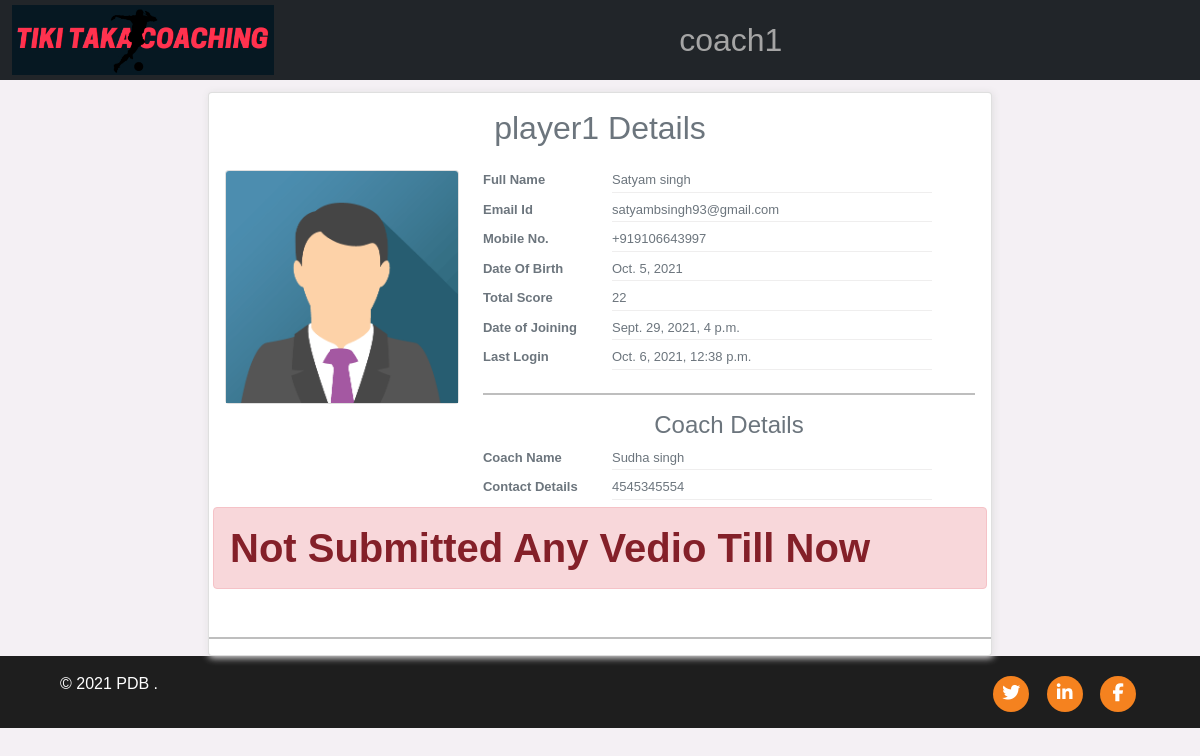
The app's page /player/viewprofile/16 (signed in) with its own data.
### Players/models.py (models this page shows, shortened)
class User(AbstractUser):
    UserType = models.CharField(max_length=50)
    USERNAME_FIELD = 'username'
    REQUIRED_FIELDS = []
    def __str__(self):
        return f"{self.username}"

class PlayerData(models.Model):
    PlayerId = models.OneToOneField(User,on_delete=models.CASCADE,primary_key=True)
    PlayerCellNumber=models.CharField(max_length=15,blank=True)
    PlayerDob = models.DateField(null=True,blank=True)
    CoachName = models.ForeignKey('Coach.CoachData',on_delete=models.CASCADE,null=True)
    score = models.IntegerField(default=0)

### Coach/models.py (models this page shows, shortened)
class CoachData(models.Model):
    CoachId = models.OneToOneField(User,on_delete=models.CASCADE,primary_key=True)
    CoachDetails = models.CharField(max_length=200)
    CoachNumber = models.CharField(max_length=15,unique=True)

### Players/views.py (the view)
# urls.py: path('player/viewprofile/<int:pk>',ViewPlayerProfile,name='playerprofile'),
def ViewPlayerProfile(request,pk):
    player = PlayerData.objects.get(pk=pk)
    user = User.objects.get(username = player.PlayerId)
    submission = VedioSubmission.objects.filter(player__PlayerId=player.PlayerId,submit = True)
    try :
        coach = CoachData.objects.get(CoachId = player.CoachName)
    except:
        coach = None
    context ={
        'player':player,
        'user':user,
        'submission':submission,
        'coach':coach,
        'pp':0
    }
    return render(request,'player/profile.html',context);

### templates/player/profile.html (shortened to what this page needs)
{% extends 'base.html' %}
{% load static %}
{% block content %}
<div class="container-fluid">
    <div class=" col-xs-12 col-sm-12  col-md-12 offset-lg-2 col-lg-8 col-xl-8 pad_top">
        <div class="card card_box">
            <div class="card-body">
                <h4 class="card-title titlecenter fs-2">{{user.username}} Details</h4>
                <div class="row pad_top">
                    <div
                        class="col-xs-4 offset-sm-4 col-sm-4 col-md-4 offset-lg-0 col-lg-4  offset-lg-0 col-xl-4 pad_top">
                        <div class="card">
                            <div class="">
                                <p class="card-text"> <img class="card-img-top" src="{% static 'images/student.png' %}"
                                        alt="Card image"></p>
                            </div>
                        </div>
                    </div>
                    <div class="col-12 col-sm-12 col-md-12 col-lg-8 col-xl-8 pad_top">
                        <div class="row">
                            <div class="col-6 col-sm-3 col-md-3 col-lg-3 col-xl-3">
                                <p class="marbot titlesize">Full Name </p>
                            </div>
                            <div class="col-12 col-sm-8 col-md-8 col-lg-8 col-xl-8">
                                <p class="marbot borderbot">{{user.first_name}} {{user.last_name}}</p>
                            </div>
                        </div>
                        <div class="row">
                            <div class="col-12 col-sm-3 col-md-3 col-lg-3 col-xl-3">
                                <p class="marbot titlesize">Email Id </p>
                            </div>
                            <div class="col-12 col-sm-8 col-md-8 col-lg-8 col-xl-8">
                                <p class="marbot borderbot">{{user.email}}</p>
                            </div>
                        </div>
                        <div class="row">
                            <div class="col-12 col-sm-3 col-md-3 col-lg-3 col-xl-3">
                                <p class="marbot titlesize">Mobile No.</p>
                            </div>
                            <div class="col-12 col-sm-8 col-md-8 col-lg-8 col-xl-8">
                                <p class="marbot borderbot"> {% if player.PlayerCellNumber %}
                                    {{player.PlayerCellNumber}} {% else %} Details not available {% endif %}</p>
                            </div>
                        </div>
                        <div class="row">
                            <div class="col-12 col-sm-3 col-md-3 col-lg-3 col-xl-3">
                                <p class="marbot titlesize">Date Of Birth </p>
                            </div>
                            <div class="col-12 col-sm-8 col-md-8 col-lg-8 col-xl-8">
                                <p class="marbot borderbot"> {% if player.PlayerDob %} {{player.PlayerDob}} {% else %}
                                    Details not available {% endif %}</p>
                            </div>
                        </div>
                        <div class="row">
                            <div class="col-12 col-sm-3 col-md-3 col-lg-3 col-xl-3">
                                <p class="marbot titlesize">Total Score</p>
                            </div>
                            <div class="col-12 col-sm-8 col-md-8 col-lg-8 col-xl-8">
                                <p class="marbot borderbot">{{player.score}}</p>
                            </div>
                        </div>
                        <div class="row">
                            <div class="col-12 col-sm-3 col-md-3 col-lg-3 col-xl-3">
                                <p class="marbot titlesize">Date of Joining</p>
                            </div>
                            <div class="col-12 col-sm-8 col-md-8 col-lg-8 col-xl-8">
                                <p class="marbot borderbot"> {{user.date_joined}}</p>
                            </div>
                        </div>
                        <div class="row">
                            <div class="col-12 col-sm-3 col-md-3 col-lg-3 col-xl-3">
                                <p class="marbot titlesize">Last Login</p>
                            </div>
                            <div class="col-12 col-sm-8 col-md-8 col-lg-8 col-xl-8">
                                <p class="marbot borderbot"> {{user.last_login}}</p>
                            </div>
                        </div>
                        <hr>
                        {% if coach %}
                        <h4 class="card-title titlecenter">Coach Details</h4>
                        <div class="row">
                            <div class="col-12 col-sm-3 col-md-3 col-lg-3 col-xl-3">
                                <p class="marbot titlesize">Coach Name </p>
                            </div>
                            <div class="col-12 col-sm-8 col-md-8 col-lg-8 col-xl-8">
                                <p class="marbot borderbot"> {{coach.CoachId.first_name}}  {{coach.CoachId.last_name}}</p>
                            </div>
                        </div>
                        <div class="row">
                            <div class="col-12 col-sm-3 col-md-3 col-lg-3 col-xl-3">
                                <p class="marbot titlesize">Contact Details  </p>
                            </div>
                            <div class="col-12 col-sm-8 col-md-8 col-lg-8 col-xl-8">
                                <p class="marbot borderbot">{{coach.CoachNumber}}</p>
                            </div>
                        </div>
                        {% else %}
                            {% if pp %}
                            <h3 class="text-center alert alert-danger">Wait Until we assign a coach to you </h3>
                            {% endif %}
                        {% endif %}
                    </div>
                {% if submission %}
                {% if pp %}
                <h1 class="mt-2 text-center fw-bold "> Your Submissions</h1>
                {% else %}
                <h1 class="mt-2 text-center fw-bold "> Player Submissions</h1>
                {% endif %}
                        <ul class="list-group borderradius_0">
                                <li class="list-group-item">
                                    <div class="row">
                                        <div class="col-4 col-sm-4 col-md-4 col-lg-4 table_head fw-bold">
                                            <h4>Video</h4>
                                        </div>
                                        <div class="col-3 col-sm-3 col-md-3 col-lg-3 table_head">
                                            <h4>Title </h4>
                                        </div>
                                        <div class="col-3 col-sm-3 col-md-3 col-lg-3 table_head">
                                            <h4>Submit Date </h4>
                                        </div>
                                        <div class="col-2 col-sm-2 col-md-2 col-lg-2 table_head">
                                            <h4>Marks </h4>
                                        </div>
                                    </div>
                                    <hr>
                                    {% for vedio in submission %}
                                    <div class="row fw-bold fs-4">
                                        <div class="col-lg-4">
                                            <video class="embed-responsive embed-responsive-16by9" poster="{{vedio.thumbnail.url}}"
                                                id="{{content.id}}" width="300" preload="none" height="150" controls="controls">
                                                <source src="{{vedio.vedio.vedio.url}}" type="video/mp4" />
                                            </video>
                                        </div>
                                        <div class="col-lg-3">
                                            <p class="description_text">{{vedio.vedio.VedioTitle}}</p>
                                        </div>
                                        <div class="col-lg-3">
                                            <p class="description_text">{{vedio.date}} </p>
                                        </div>
                                        <div class="col-lg-2">
                                            <p class="description_text">{{vedio.marks}} </p>
                                        </div>
                                    </div>
                                    <hr>
                                    {% endfor %}
                                </li>
                            </ul>
                {% for submit in Submissions %}
                    <h1>he</h1>
                {% endfor %}
                {% else %}
                    <h1 class="alert alert-danger fw-bold">Not Submitted Any Vedio Till Now </h1>
                {% endif %}
                </div>
            </div>
            <hr>
        </div>
    </div>
</div>
{% endblock content %}

### templates/navbar.html (shortened to what this page needs)
{% load static %}
<nav class="navbar navbar-expand-md navbar-dark bg-dark">
  <div class="container-fluid">
    <a class="navbar-brand text-center fs-2 mx-auto waves-effect" href="/"><img src="{% static 'images/logo.png' %}" alt=""></a>
    <div class="collapse navbar-collapse"  id="navbarSupportedContent">
      <ul class="navbar-nav me-auto mb-2 mb-lg-0 mx-auto" >
        {% if request.user.is_authenticated %}
        <li class="nav-item dropdown ">
            <a class="nav-link dropdown-toggle fs-2" href="#" id="navbarDropdown" role="button" data-bs-toggle="dropdown" aria-expanded="false">
                {{request.user}}
            </a>
            </li>
        {% endif %}
    </ul>
    </div>
  </div>
</nav>

### static/css/mystyle.css (style rules this page uses)
* { margin:0px; padding:0px; }
body { font-family: 'Source Sans Pro', sans-serif; font-weight:normal; color:#6c757d; }
.navbar { padding: 0; }
.navbar-brand img { height: 70px; width: auto; display: block; -webkit-transition : all 0.3s ease-out; transition : all 0.3s ease-out; }
.nav-link { color:#a5a5a5 !important; font-weight: 500; transition: all 200ms linear; }
.nav-link { position: relative; padding: 5px 0 !important; display: inline-block; }
.nav-item:after { position: absolute; bottom: -5px; left: 0; width: 100%; height: 2px; content: ''; background-color: #ace60d !important; opacity: 0; transition: all 200ms linear; }
.nav-item { position: relative; transition: all 200ms linear; }
.dropdown-toggle::after { display: none; }

### records on screen
User: user "coach1"
User: username "player1", first_name "Satyam", last_name "singh", email "satyambsingh93@gmail.com", date_joined "Sept. 29, 2021, 4 p.m.", last_login "Oct. 6, 2021, 12:38 p.m."
PlayerData: PlayerCellNumber "+919106643997", PlayerDob "Oct. 5, 2021", score "22"
CoachData: CoachId.first_name "Sudha", CoachId.last_name "singh", CoachNumber "4545345554"
